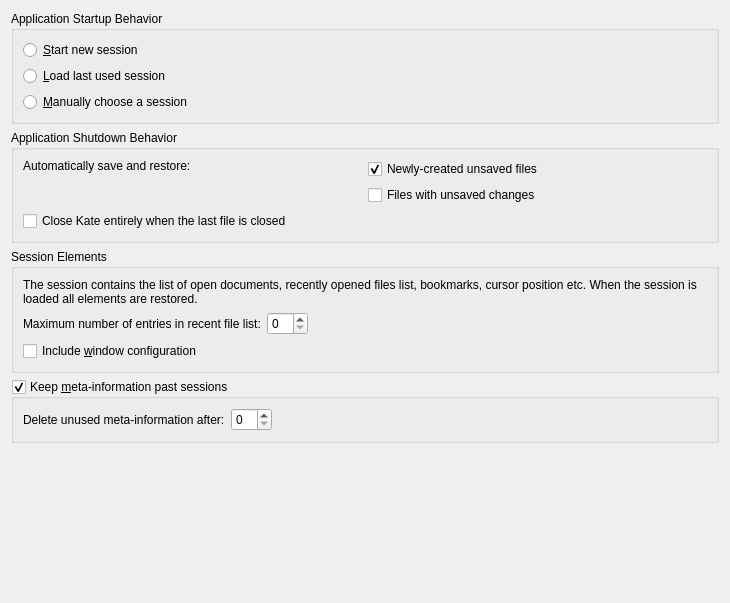
<?xml version="1.0" encoding="UTF-8"?>
<ui version="4.0">
 <class>SessionConfigWidget</class>
 <widget class="QWidget" name="SessionConfigWidget">
  <property name="geometry">
   <rect>
    <x>0</x>
    <y>0</y>
    <width>730</width>
    <height>603</height>
   </rect>
  </property>
  <layout class="QVBoxLayout" name="verticalLayout_4">
   <item>
    <widget class="QGroupBox" name="gbAppStartup">
     <property name="title">
      <string>Application Startup Behavior</string>
     </property>
     <layout class="QVBoxLayout" name="verticalLayout_2">
      <item>
       <widget class="QRadioButton" name="startNewSessionRadioButton">
        <property name="text">
         <string>&amp;Start new session</string>
        </property>
       </widget>
      </item>
      <item>
       <widget class="QRadioButton" name="loadLastUserSessionRadioButton">
        <property name="text">
         <string>&amp;Load last used session</string>
        </property>
       </widget>
      </item>
      <item>
       <widget class="QRadioButton" name="manuallyChooseSessionRadioButton">
        <property name="text">
         <string>&amp;Manually choose a session</string>
        </property>
       </widget>
      </item>
     </layout>
    </widget>
   </item>
   <item>
    <widget class="QGroupBox" name="groupBox">
     <property name="title">
      <string>Application Shutdown Behavior</string>
     </property>
     <layout class="QVBoxLayout" name="verticalLayout_5">
      <item>
       <layout class="QHBoxLayout" name="horizontalLayout_3">
        <item>
         <widget class="QLabel" name="label_4">
          <property name="text">
           <string>Automatically save and restore:</string>
          </property>
          <property name="alignment">
           <set>Qt::AlignLeading|Qt::AlignLeft|Qt::AlignTop</set>
          </property>
         </widget>
        </item>
        <item>
         <layout class="QVBoxLayout" name="verticalLayout_6">
          <item>
           <widget class="QCheckBox" name="stashNewUnsavedFiles">
            <property name="text">
             <string>Newly-created unsaved files</string>
            </property>
            <property name="checked">
             <bool>true</bool>
            </property>
           </widget>
          </item>
          <item>
           <widget class="QCheckBox" name="stashUnsavedFilesChanges">
            <property name="text">
             <string>Files with unsaved changes</string>
            </property>
           </widget>
          </item>
         </layout>
        </item>
       </layout>
      </item>
      <item>
       <widget class="QCheckBox" name="modCloseAfterLast">
        <property name="whatsThis">
         <string>If enabled, Kate will shutdown when the last file being edited is closed, otherwise a blank page will open so that you can start a new file.</string>
        </property>
        <property name="text">
         <string>Close Kate entirely when the last file is closed</string>
        </property>
       </widget>
      </item>
     </layout>
    </widget>
   </item>
   <item>
    <widget class="QGroupBox" name="gbElements">
     <property name="title">
      <string>Session Elements</string>
     </property>
     <layout class="QVBoxLayout" name="verticalLayout_3">
      <item>
       <widget class="QLabel" name="label">
        <property name="text">
         <string>The session contains the list of open documents, recently opened files list, bookmarks, cursor position etc. When the session is loaded all elements are restored.</string>
        </property>
        <property name="wordWrap">
         <bool>true</bool>
        </property>
       </widget>
      </item>
      <item>
       <layout class="QHBoxLayout" name="horizontalLayout">
        <item>
         <widget class="QLabel" name="label_2">
          <property name="text">
           <string>Maximum number of entries in recent file list:</string>
          </property>
          <property name="buddy">
           <cstring>spinBoxRecentFilesCount</cstring>
          </property>
         </widget>
        </item>
        <item>
         <widget class="QSpinBox" name="spinBoxRecentFilesCount"/>
        </item>
        <item>
         <spacer name="horizontalSpacer">
          <property name="orientation">
           <enum>Qt::Horizontal</enum>
          </property>
          <property name="sizeHint" stdset="0">
           <size>
            <width>40</width>
            <height>20</height>
           </size>
          </property>
         </spacer>
        </item>
       </layout>
      </item>
      <item>
       <widget class="QCheckBox" name="restoreVC">
        <property name="whatsThis">
         <string>Check this if you want all your views and frames restored each time you open Kate.</string>
        </property>
        <property name="text">
         <string>Include &amp;window configuration</string>
        </property>
       </widget>
      </item>
     </layout>
    </widget>
   </item>
   <item>
    <widget class="QGroupBox" name="saveMetaInfos">
     <property name="whatsThis">
      <string>Check this if you want document configuration like for example bookmarks to be saved past editor sessions. The configuration will be restored if the document has not changed when reopened.</string>
     </property>
     <property name="title">
      <string>Keep &amp;meta-information past sessions</string>
     </property>
     <property name="checkable">
      <bool>true</bool>
     </property>
     <layout class="QVBoxLayout" name="verticalLayout">
      <item>
       <layout class="QHBoxLayout" name="horizontalLayout_2">
        <item>
         <widget class="QLabel" name="label_3">
          <property name="text">
           <string>Delete unused meta-information after:</string>
          </property>
         </widget>
        </item>
        <item>
         <widget class="KPluralHandlingSpinBox" name="daysMetaInfos"/>
        </item>
        <item>
         <spacer name="horizontalSpacer_2">
          <property name="orientation">
           <enum>Qt::Horizontal</enum>
          </property>
          <property name="sizeHint" stdset="0">
           <size>
            <width>40</width>
            <height>20</height>
           </size>
          </property>
         </spacer>
        </item>
       </layout>
      </item>
     </layout>
    </widget>
   </item>
   <item>
    <spacer name="verticalSpacer">
     <property name="orientation">
      <enum>Qt::Vertical</enum>
     </property>
     <property name="sizeHint" stdset="0">
      <size>
       <width>20</width>
       <height>40</height>
      </size>
     </property>
    </spacer>
   </item>
  </layout>
 </widget>
 <customwidgets>
  <customwidget>
   <class>KPluralHandlingSpinBox</class>
   <extends>QSpinBox</extends>
   <header>kpluralhandlingspinbox.h</header>
  </customwidget>
 </customwidgets>
 <tabstops>
  <tabstop>spinBoxRecentFilesCount</tabstop>
  <tabstop>restoreVC</tabstop>
  <tabstop>startNewSessionRadioButton</tabstop>
  <tabstop>loadLastUserSessionRadioButton</tabstop>
  <tabstop>manuallyChooseSessionRadioButton</tabstop>
 </tabstops>
 <resources/>
 <connections/>
</ui>
